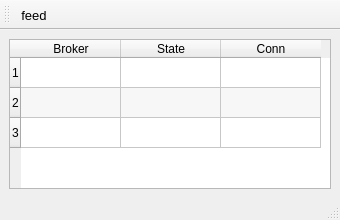
<?xml version="1.0" encoding="UTF-8"?>
<ui version="4.0">
 <class>MainWindow</class>
 <widget class="QMainWindow" name="MainWindow">
  <property name="geometry">
   <rect>
    <x>0</x>
    <y>0</y>
    <width>340</width>
    <height>220</height>
   </rect>
  </property>
  <property name="sizePolicy">
   <sizepolicy hsizetype="MinimumExpanding" vsizetype="MinimumExpanding">
    <horstretch>0</horstretch>
    <verstretch>0</verstretch>
   </sizepolicy>
  </property>
  <property name="minimumSize">
   <size>
    <width>340</width>
    <height>220</height>
   </size>
  </property>
  <property name="windowTitle">
   <string>DataFeeder</string>
  </property>
  <property name="windowIcon">
   <iconset resource="datafeeder.qrc">
    <normaloff>:/earth/resource/earth_ico.png</normaloff>:/earth/resource/earth_ico.png</iconset>
  </property>
  <widget class="QWidget" name="centralwidget">
   <property name="sizePolicy">
    <sizepolicy hsizetype="MinimumExpanding" vsizetype="MinimumExpanding">
     <horstretch>0</horstretch>
     <verstretch>0</verstretch>
    </sizepolicy>
   </property>
   <layout class="QVBoxLayout" name="verticalLayout">
    <item>
     <widget class="QTableWidget" name="tableWidget">
      <property name="sizePolicy">
       <sizepolicy hsizetype="Expanding" vsizetype="Expanding">
        <horstretch>0</horstretch>
        <verstretch>0</verstretch>
       </sizepolicy>
      </property>
      <property name="editTriggers">
       <set>QAbstractItemView::NoEditTriggers</set>
      </property>
      <property name="showDropIndicator" stdset="0">
       <bool>false</bool>
      </property>
      <property name="dragDropOverwriteMode">
       <bool>false</bool>
      </property>
      <property name="alternatingRowColors">
       <bool>true</bool>
      </property>
      <property name="selectionMode">
       <enum>QAbstractItemView::NoSelection</enum>
      </property>
      <property name="rowCount">
       <number>3</number>
      </property>
      <property name="columnCount">
       <number>3</number>
      </property>
      <row/>
      <row/>
      <row/>
      <column>
       <property name="text">
        <string>Broker</string>
       </property>
      </column>
      <column>
       <property name="text">
        <string>State</string>
       </property>
      </column>
      <column>
       <property name="text">
        <string>Conn</string>
       </property>
      </column>
     </widget>
    </item>
   </layout>
  </widget>
  <widget class="QStatusBar" name="statusbar">
   <property name="sizePolicy">
    <sizepolicy hsizetype="Preferred" vsizetype="Fixed">
     <horstretch>0</horstretch>
     <verstretch>0</verstretch>
    </sizepolicy>
   </property>
  </widget>
  <widget class="QToolBar" name="toolBar">
   <property name="sizePolicy">
    <sizepolicy hsizetype="Preferred" vsizetype="Preferred">
     <horstretch>0</horstretch>
     <verstretch>0</verstretch>
    </sizepolicy>
   </property>
   <property name="windowTitle">
    <string>toolBar</string>
   </property>
   <property name="iconSize">
    <size>
     <width>24</width>
     <height>24</height>
    </size>
   </property>
   <property name="toolButtonStyle">
    <enum>Qt::ToolButtonTextUnderIcon</enum>
   </property>
   <attribute name="toolBarArea">
    <enum>TopToolBarArea</enum>
   </attribute>
   <attribute name="toolBarBreak">
    <bool>false</bool>
   </attribute>
   <addaction name="actionFeed"/>
  </widget>
  <action name="actionFeed">
   <property name="checkable">
    <bool>true</bool>
   </property>
   <property name="icon">
    <iconset resource="datafeeder.qrc">
     <normaloff>:/earth/resource/earth_bw_ico.png</normaloff>
     <normalon>:/earth/resource/earth_ico.png</normalon>:/earth/resource/earth_bw_ico.png</iconset>
   </property>
   <property name="text">
    <string>feed</string>
   </property>
   <property name="font">
    <font>
     <family>Lao UI</family>
     <pointsize>10</pointsize>
    </font>
   </property>
  </action>
 </widget>
 <resources>
  <include location="datafeeder.qrc"/>
 </resources>
 <connections/>
 <slots>
  <slot>slot_StartXingDlg()</slot>
  <slot>slot_CheckCybosStarter()</slot>
  <slot>slot_ToggleFeed()</slot>
 </slots>
</ui>
